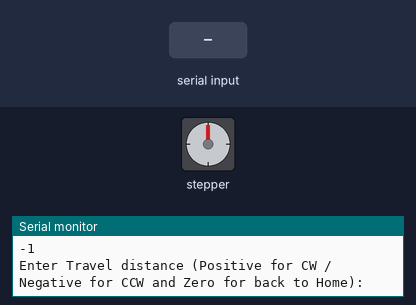
The sketch below on a simulated Arduino Uno, built with avr-gcc and run on an emulated ATmega328P. Shown: stepper motor, the last lines printed to the serial monitor. The test bench sets the inputs (shaded band). EEPROM starts erased; stepper angles assume 200 steps per turn.

Above: at 1.2 s.
1.3 s: "90,45\n" received over Serial
At 4.0 s:
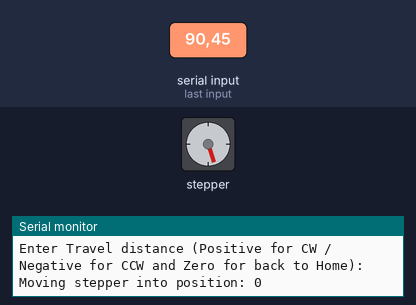
4.3 s: "30,150\n" received over Serial
7.3 s: "90,45\n" received over Serial
At 9.4 s:
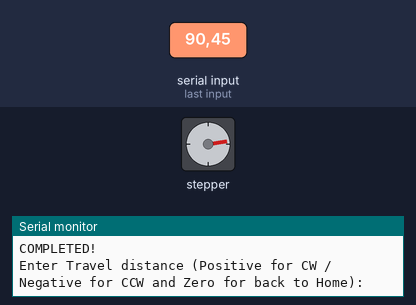
10.3 s: "30,150\n" received over Serial
At 12.7 s:
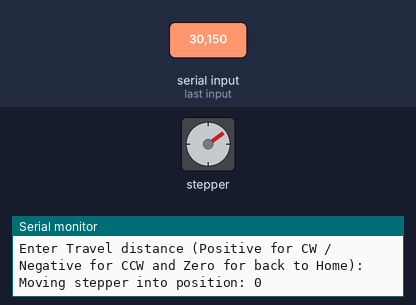
13.0 s: "1,90\n" received over Serial
16.0 s: "0\n" received over Serial
At 19.7 s:
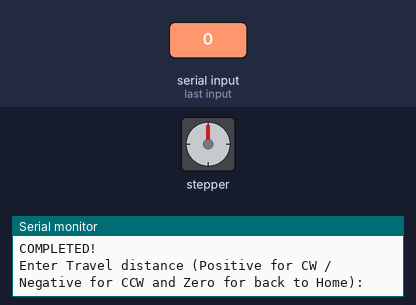
Timing chart, 0 to 20.0 s (numbered marks = the images above; inputs shaded):
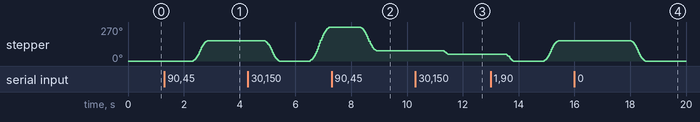

The sketch:

curtain_arduino.ino
```cpp
/*  Arduino code for curtain control with CNC Shield

Created by Aike Mueller with the help of a large number of tutorials and
example code.
This code is in the public domain
*/

 /*
Created by Yvan / https://Brainy-Bits.com
This code is in the public domain...
You can: copy it, use it, modify it, share it or just plain ignore it!
Thx!
*/

#include <EEPROM.h>
//EEPROM Library to store status during power cycles.

long address=0;
long number1 = 10;
long number2 = 987654321;

//This function will return a 4 byte (32bit) long from the eeprom
//at the specified address to address + 3.
long EEPROMReadlong(long address)
      {
      //Read the 4 bytes from the eeprom memory.
      long four = EEPROM.read(address);
      long three = EEPROM.read(address + 1);
      long two = EEPROM.read(address + 2);
      long one = EEPROM.read(address + 3);

      //Return the recomposed long by using bitshift.
      return ((four << 0) & 0xFF) + ((three << 8) & 0xFFFF) + ((two << 16) & 0xFFFFFF) + ((one << 24) & 0xFFFFFFFF);
      }

void EEPROMWritelong(int address, long value)
      {
      //Decomposition from a long to 4 bytes by using bitshift.
      //One = Most significant -> Four = Least significant byte
      byte four = (value & 0xFF);
      byte three = ((value >> 8) & 0xFF);
      byte two = ((value >> 16) & 0xFF);
      byte one = ((value >> 24) & 0xFF);

      //Write the 4 bytes into the eeprom memory.
      EEPROM.write(address, four);
      EEPROM.write(address + 1, three);
      EEPROM.write(address + 2, two);
      EEPROM.write(address + 3, one);
      }

long storedposition = EEPROMReadlong(address);


#include "AccelStepper.h"
// AccelStepper Library http://www.airspayce.com/mikem/arduino/AccelStepper/


// AccelStepper Setup

#define MOTOR_A_ENABLE_PIN 8
#define MOTOR_A_STEP_PIN 3
#define MOTOR_A_DIR_PIN 6
AccelStepper stepperX(1, MOTOR_A_STEP_PIN, MOTOR_A_DIR_PIN);

#define home_switch 10 // Pin 10 connected to Reed Switch (Limit Switch)


// Stepper Travel Variables
long TravelX;  // Used to store the X value entered in the Serial Monitor
long TravelAvailable;
int move_finished=1;  // Used to check if move is completed
long initial_homing=-1;  // Used to Home Stepper at startup


void setup() {
   stepperX.setEnablePin(MOTOR_A_ENABLE_PIN);
   stepperX.setPinsInverted(false, false, true);
   Serial.begin(9600);  // Start the Serial monitor with speed of 9600 Bauds
   pinMode(home_switch, INPUT_PULLUP);

   delay(5);  // Wait for Driver wake up

  stepperX.enableOutputs();
  pinMode(MOTOR_A_ENABLE_PIN, OUTPUT);

   //  Set Max Speed and Acceleration of each Steppers at startup for homing
  stepperX.setMaxSpeed(5000.0);      // Set Max Speed of Stepper (Slower to get better accuracy)
  stepperX.setAcceleration(1000.0);  // Set Acceleration of Stepper


Serial.println("Last known position is:");
Serial.println(storedposition);
// Home if no last position recorded (value 999999999 is stored in eeprom)

if (storedposition == 999999999) {


// Start Homing procedure of Stepper Motor at startup

  Serial.print("No Last known position! Stepper is Homing . . . . . . . . . . . ");

  while (digitalRead(home_switch)) {  // Make the Stepper move CCW until the switch is activated
    stepperX.moveTo(initial_homing);  // Set the position to move to
    initial_homing--;  // Decrease by 1 for next move if needed
    stepperX.run();  // Start moving the stepper
  //  delay(5); you may need a delay here
}

  stepperX.setCurrentPosition(0);  // Set the current position as zero for now
  stepperX.setMaxSpeed(2000.0);      // Set Max Speed of Stepper (Slower to get better accuracy)
  stepperX.setAcceleration(500.0);  // Set Acceleration of Stepper
  initial_homing=1;

  while (!digitalRead(home_switch)) { // Make the Stepper move CW until the switch is deactivated
    stepperX.moveTo(initial_homing);
    stepperX.run();
    initial_homing++;
    //  delay(5); you may need a delay here
  }

  stepperX.setCurrentPosition(0);
  EEPROMWritelong(address, 0);
  Serial.println("Homing Completed");
  Serial.println("");
  stepperX.setMaxSpeed(2000.0);      // Set Max Speed of Stepper (Faster for regular movements)
  stepperX.setAcceleration(500.0);  // Set Acceleration of Stepper


}
// Print out Instructions on the Serial Monitor at Start
  Serial.println("Enter Travel distance (Positive for CW / Negative for CCW and Zero for back to Home): ");
  EEPROMWritelong(address, 0);
}


void loop() {
TravelX= Serial.parseInt();
while (Serial.available()==0) {
}
if (move_finished == 1) { // Check if values are available in the Serial Buffer

  TravelX= Serial.parseInt();  // Put numeric value from buffer in TravelX variable
    Serial.print("Moving stepper into position: ");
    Serial.println(TravelX);
    stepperX.moveTo(TravelX);  // Set new moveto position of Stepper
     // Set variable for checking move of the Stepper

 delay(1000);  // Wait 1 seconds before moving the Stepper
  }


//  if (TravelX >= 0 && TravelX <= 1350) {

// Check if the Stepper has reached desired position
  while ((stepperX.distanceToGo() != 0)) {
  //  Serial.println(TravelX);
    stepperX.run();  // Move Stepper into position
    move_finished=0;
      }

// If move is completed display message on Serial Monitor
  if ((move_finished == 0) && (stepperX.distanceToGo() == 0)) {
    Serial.println("COMPLETED!");
   Serial.println("");
    Serial.println("Enter Travel distance (Positive for CW / Negative for CCW and Zero for back to Home): ");
   move_finished=1;  // Reset move variable
  }
//  }
}
```

Measured:
- after the input at 1.3 s, stepper: turns 162° clockwise in 0.50 s, starting after 1.0 s
- after the input at 7.3 s, stepper: turns 189° counter-clockwise in 0.58 s, starting after 1.0 s
- after the input at 10.3 s, stepper: turns 27° counter-clockwise in 0.16 s, starting after 1.0 s
- after the input at 16.0 s, stepper: turns 162° counter-clockwise in 0.50 s, starting after 2.0 s
